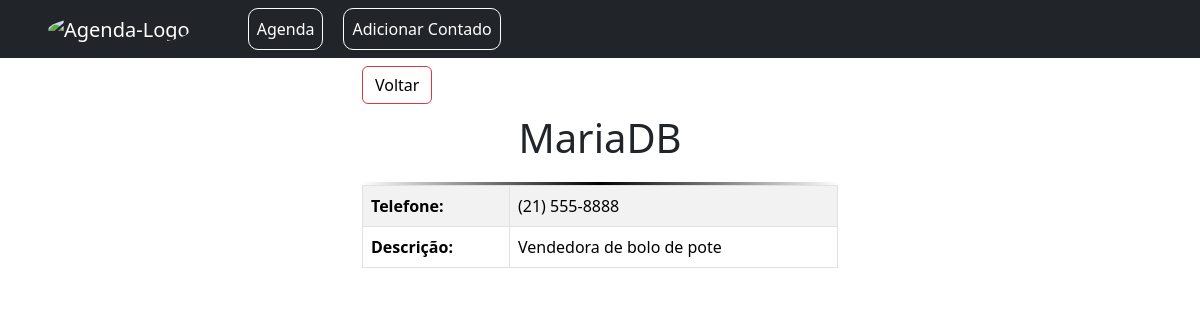
Screenshot of /show.php?id=9 with the database file from the repository.
### tables this page shows
CREATE TABLE `contacts` (
  `id` int(10) UNSIGNED NOT NULL,
  `name` varchar(100) DEFAULT NULL,
  `phone` varchar(20) DEFAULT NULL,
  `observations` text DEFAULT NULL
);

### config/process.php (called while the page is built, shortened)
<?php
include_once("connection.php");
include_once("url.php");
$data = $_POST;
if(!empty($data)){
    if($data["type"] === "create"){
        $name = $data["name"];
        $phone = $data["phone"];
        $observations = $data["observations"];
        $query = "INSERT INTO contacts (name, phone, observations) VALUES (:name, :phone, :observations)";
        $stmt = $conn->prepare($query);
        $stmt->bindParam(":name", $name);
        $stmt->bindParam(":phone", $phone);
        $stmt->bindParam(":observations", $observations);
        try{
            $stmt->execute();
            $_SESSION["msg"] = "Contato criado com sucesso";
        }catch(PDOException $e){
            $error = $e->getMessage();
            echo "Erro: $error";
        }
    }else if ($data["type"] === "edit"){
        $name = $data["name"];
        $phone = $data["phone"];
        $observations = $data["observations"];
        $id = $data["id"];
        $query = "UPDATE contacts
                    SET name = :name, phone = :phone, observations = :observations
                    WHERE id = :id";
        $stmt = $conn->prepare($query);
        $stmt->bindParam(":name", $name);
        $stmt->bindParam(":phone", $phone);
        $stmt->bindParam(":observations", $observations);
        $stmt->bindParam(":id", $id);
        try{
            $stmt->execute();
            $_SESSION["msg"] = "Contato atualizado com sucesso";
        }catch(PDOException $e){
            $error = $e->getMessage();
            echo "Erro: $error";
        }
    }else if ($data["type"] === "delete"){
        $id = $data["id"];
        $query = "DELETE FROM contacts WHERE id = :id";
        $stmt = $conn->prepare($query);
        $stmt->bindParam(":id", $id);
        try{
            $stmt->execute();
            $_SESSION["msg"] = "Contato removido com sucesso";
        }catch(PDOException $e){
            $error = $e->getMessage();
            echo "Erro: $error";
        }
    }
    header("Location: " . $BASE_URL . "../index.php");
}else{
    if(!empty($_GET)){
        $id = $_GET['id'];
    }
    if(!empty($id)){
        $query = "SELECT * FROM contacts WHERE id = :id";
        $stmt = $conn->prepare($query);
        $stmt->bindParam(":id", $id);
        $stmt->execute();
        $contact = $stmt->fetch();
    }else{
        $contacts = [];
        $query = "SELECT * FROM contacts";
        $stmt = $conn->prepare($query);
        $stmt->execute();
        $contacts = $stmt->fetchAll();
    }
}

### show.php (the view)
<?php include_once("templates/header.php") ?>
<div class="container" id="view-contact-container">
    <?php include_once("templates/backbtn.php") ?>
    <h1 id="main-title"><?= $contact['name'] ?></h1>
    <div class="custom-hr"></div>
    <div class="table-responsive">
        <table class="table table-bordered table-striped">
            <tbody>
                <tr>
                    <th scope="row" class="bold">Telefone:</th>
                    <td><?= $contact['phone'] ?></td>
                </tr>
                <tr>
                    <th scope="row" class="bold">Descrição:</th>
                    <td><?= $contact['observations'] ?></td>
                </tr>
            </tbody>
        </table>
    </div>
</div>
<?php include_once("templates/footer.php") ?>

### css/style.css (style rules this page uses)
#main-title { text-align: center; margin: 10px 0 20px; }
#view-contact-container { max-width: 500px; margin: 0 auto; }
.bold { font-weight: bold; }
.custom-hr { width: 100%; height: 3px; background: linear-gradient(to right, transparent, #000, transparent); border: none; }

### rows the page displays
contacts: name "MariaDB", phone "(21) 555-8888", observations "Vendedora de bolo de pote"
